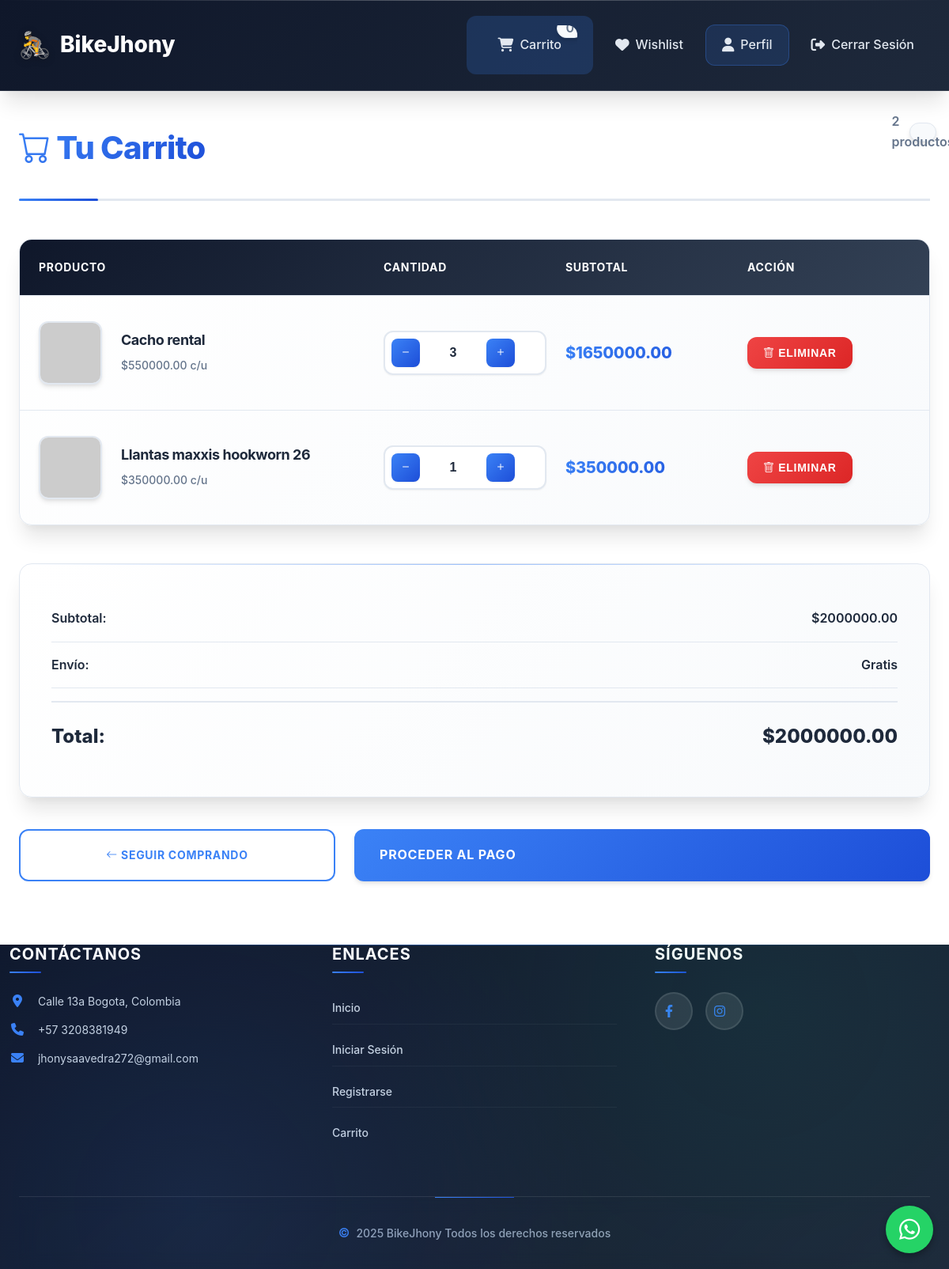
Screenshot of /cart/cart (signed in) with the database file from the repository.
### models/product.py (models this page shows, shortened)
class Product(db.Model):
    __tablename__ = 'productos'
    id = db.Column(db.Integer, primary_key=True)
    nombre = db.Column(db.String(100), nullable=False)
    descripcion = db.Column(db.String(255))
    precio = db.Column(db.Float, nullable=False)
    stock = db.Column(db.Integer, nullable=False)
    url_imagen = db.Column(db.String(255))
    subcategoria_id = db.Column(db.Integer, db.ForeignKey('subcategorias.id'), nullable=False)
    subcategoria = db.relationship('Subcategoria', back_populates='productos')

### routes/cart.py (the view)
@cart_bp.route('/cart')
@login_required
def cart():
    cart_items = Cart.query.filter_by(user_id=current_user.id).all()
    products_in_cart = []
    total = 0
    for item in cart_items:
        product = Product.query.get(item.product_id)
        if product:
            products_in_cart.append({
                'id': item.id,  # ID del ítem del carrito
                'product': product,
                'quantity': item.quantity,
                'subtotal': product.precio * item.quantity
            })
            total += product.precio * item.quantity
    return render_template('carrito.html', cart_items=products_in_cart, total=total)

### app.py (called while the page is built)
@login_manager.user_loader
def load_user(user_id):
    return db.session.get(User, int(user_id))

### templates/carrito.html (shortened to what this page needs)
{% extends 'base.html' %}
{% block content %}
<div class="cart-container">
    <div class="cart-header">
        <h2 class="cart-title">
            <i class="bi bi-cart"></i> Tu Carrito
        </h2>
        {% if cart_items %}
            <div class="cart-count">{{ cart_items|length }} productos</div>
        {% endif %}
    </div>
    {% if cart_items %}
        <div class="cart-table">
            <div class="cart-table-header">
                <div class="cart-table-header-row">
                    <div>Producto</div>
                    <div>Cantidad</div>
                    <div>Subtotal</div>
                    <div>Acción</div>
                </div>
            </div>
            {% for item in cart_items %}
                <div class="cart-item">
                    <div class="cart-item-row">
                        <div class="cart-item-product">
                            {% if item.product.url_imagen %}
                                <img src="{{ item.product.url_imagen }}" class="cart-item-image" alt="{{ item.product.nombre }}">
                            {% else %}
                                <img src="/static/images/placeholder.png" class="cart-item-image" alt="Sin imagen">
                            {% endif %}
                            <div class="cart-item-info">
                                <h4>{{ item.product.nombre }}</h4>
                                <p>${{ "%.2f"|format(item.product.precio) }} c/u</p>
                            </div>
                        </div>
                        <div class="quantity-controls">
                            <button type="button" class="quantity-btn decrease-quantity-btn" data-cart-item-id="{{ item.id }}">
                                <i class="bi bi-dash"></i>
                            </button>
                            <input type="text" class="quantity-input" value="{{ item.quantity }}" readonly>
                            <button type="button" class="quantity-btn increase-quantity-btn" data-cart-item-id="{{ item.id }}">
                                <i class="bi bi-plus"></i>
                            </button>
                        </div>
                        <div class="cart-item-price">
                            ${{ "%.2f"|format(item.subtotal) }}
                        </div>
                        <div>
                            <button type="button" class="remove-btn" data-cart-item-id="{{ item.id }}">
                                <i class="bi bi-trash"></i> Eliminar
                            </button>
                        </div>
                    </div>
                </div>
            {% endfor %}
        </div>
        <div class="cart-summary">
            <div class="cart-summary-row">
                <span>Subtotal:</span>
                <span>${{ "%.2f"|format(total) }}</span>
            </div>
            <div class="cart-summary-row">
                <span>Envío:</span>
                <span>Gratis</span>
            </div>
            <div class="cart-summary-row">
                <span>Total:</span>
                <span>${{ "%.2f"|format(total) }}</span>
            </div>
        </div>
        <div class="cart-actions">
            <a href="{{ url_for('index') }}" class="continue-shopping">
                <i class="bi bi-arrow-left"></i> Seguir Comprando
            </a>
<a href="{{ url_for('cart.checkout') }}" class="checkout-btn">Proceder al Pago</a>
        </div>
    {% endif %}
</div>
{% endblock %}

### static/css/main.css (style rules this page uses)
:root { --primary-color: #3b82f6; --primary-hover: #2563eb; --primary-light: #dbeafe; --secondary-color: #64748b; --secondary-hover: #475569; --success-color: #10b981; --success-light: #d1fae5; --danger-color: #ef4444; --danger-light: #fee2e2; --warning-color: #f59e0b; --warning-light: #fef3c7; --dark-color: #0f172a; --light-color: #f8fafc; --background-color: #ffffff; --surface-color: #f1f5f9; --border-color: #e2e8f0; --border-hover: #cbd5e1; --text-color: #1e293b; --text-muted: #64748b; --text-light: #94a3b8; --shadow-sm: 0 1px 2px 0 rgba(0, 0, 0, 0.05); --shadow: 0 4px 6px -1px rgba(0, 0, 0, 0.1), 0 2px 4px -1px rgba(0, 0, 0, 0.06); --shadow-md: 0 10px 15px -3px rgba(0, 0, 0, 0.1), 0 4px 6px -2px rgba(0, 0, 0, 0.05); --shadow-lg: 0 20px 25px -5px rgba(0, 0, 0, 0.1), 0 10px 10px -5px rgba(0, 0, 0, 0.04); --shadow-xl: 0 25px 50px -12px rgba(0, 0, 0, 0.25); --border-radius: 12px; --border-radius-sm: 8px; --border-radius-lg: 16px; --border-radius-xl: 24px; --transition: all 0.3s cubic-bezier(0.4, 0, 0.2, 1); --transition-fast: all 0.15s cubic-bezier(0.4, 0, 0.2, 1); --gradient-primary: linear-gradient(135deg, #3b82f6 0%, #1d4ed8 100%); --gradient-secondary: linear-gradient(135deg, #64748b 0%, #475569 100%); --gradient-surface: linear-gradient(135deg, #ffffff 0%, #f8fafc 100%); --gradient-dark: linear-gradient(135deg, #0f172a 0%, #1e293b 100%); }
* { margin: 0; padding: 0; box-sizing: border-box; }
*::before, *::after { box-sizing: border-box; }
body { font-family: "Inter", -apple-system, BlinkMacSystemFont, "Segoe UI", Roboto, "Helvetica Neue", Arial, sans-serif; line-height: 1.6; color: var(--text-color); background: var(--background-color); font-feature-settings: "kern" 1, "liga" 1; -webkit-font-smoothing: antialiased; -moz-osx-font-smoothing: grayscale; scroll-behavior: smooth; }
h1, h2, h3, h4, h5, h6 { font-weight: 700; line-height: 1.2; margin-bottom: 1rem; color: var(--text-color); letter-spacing: -0.025em; }
h2 { font-size: 2.25rem; font-weight: 700; }
h4 { font-size: 1.5rem; font-weight: 600; }
p { margin-bottom: 1rem; line-height: 1.7; }
a { color: var(--primary-color); text-decoration: none; transition: var(--transition); position: relative; }

### static/css/header.css (style rules this page uses)
.cart-count { position: absolute; top: -8px; right: -8px; background: linear-gradient(135deg, var(--danger-color) 0%, #dc2626 100%); color: white; border-radius: 50%; width: 24px; height: 24px; display: flex; align-items: center; justify-content: center; font-size: 0.75rem; font-weight: 700; box-shadow: var(--shadow); animation: pulse 2s infinite; border: 2px solid white; }

### rows the page displays
Product: product.nombre "Cacho rental", product.precio "550000.00"
Product: product.nombre "Llantas maxxis hookworn 26", product.precio "350000.00"

### other values shown
{{ cart_items|length }} "2"
{{ "%.2f"|format(item.subtotal) }} "1650000.00" "350000.00"
{{ "%.2f"|format(total) }} "2000000.00"
